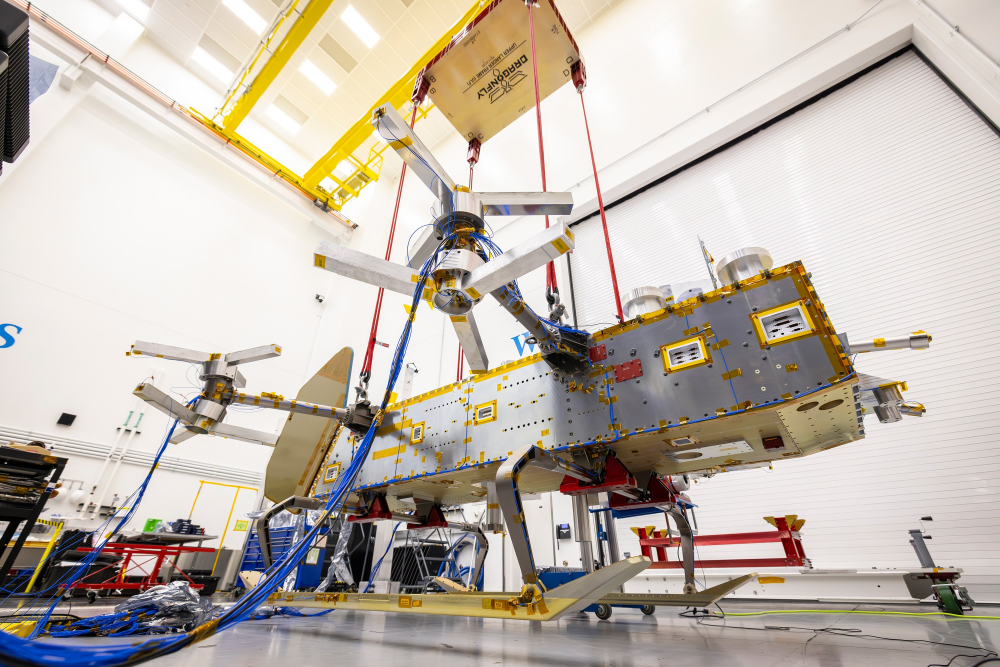
#> input picture research/rotor-heads-2026-10-15/nasa-apl-lander-frame-tap-test-2026-05.jpg, 3000 x 2001 px (shown at 1/3 size)
$ python make-comparison.py
#> lines starting #> are read from the running program, lines starting #| are printed output that depends on the picture
from pathlib import Path
from PIL import Image, ImageDraw, ImageFont, ImageOps

root = Path(__file__).resolve().parents[2]
here = Path(__file__).resolve().parent
font = ImageFont.truetype('C:/Windows/Fonts/arial.ttf', 22)
small = ImageFont.truetype('C:/Windows/Fonts/arial.ttf', 18)
sheet = Image.new('RGB', (1800, 1580), '#e7ecef')
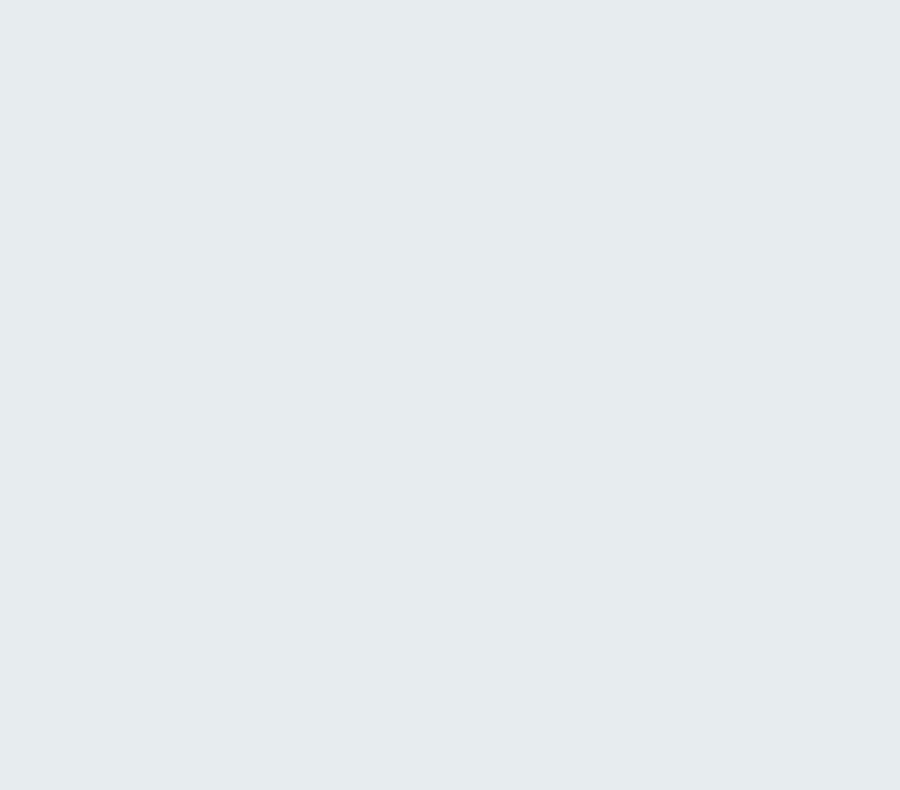
#> sheet: PIL image 1800x1580 RGB (shown at 1/2 size); mean R, G, B 231, 236, 239
draw = ImageDraw.Draw(sheet)
panels = [
    ('REAL: May2026 flight structure', root/'research/rotor-heads-2026-10-15/nasa-apl-lander-frame-tap-test-2026-05.jpg', (930,750,2670,1570), 'NASA / Johns Hopkins APL / Ed Whitman. Real hardware.'),
    ('TECHNICAL CAD: arrangement only', root/'research/sources/ices2023-389-lander-thermal/ices2023-389-p05.jpg', None, 'Coker et al., ICES-2023-389 p5. Not appearance evidence.'),
    ('MODEL: new outer aluminum face', here/'after/model-outer.png', None, 'Published0.254mm faces; outline and detail estimated.'),
    ('MODEL: edge fittings and camera relief', here/'after/model-edge.png', None, '12mm separation estimated. Core cells not reconstructed.'),
    ('APP: layered inspection on desktop', here/'after/assembly-internal-1440.png', None, 'Separate outer/inner/edge targets; original24 numbers retained.'),
    ('APP: phone inspection', here/'after/assembly-internal-390.png', None, 'Existing parts unchanged; layer masks restore installed positions.'),
]
for i, (title, path, crop, caption) in enumerate(panels):
    x, y = (i % 2)*900, (i // 2)*510
    draw.text((x+20,y+16),title,font=font,fill='#17242b')
    im = Image.open(path).convert('RGB')
#> im is the input picture: PIL image 3000x2001 RGB; mean R, G, B 192, 182.8, 172.6
    if crop: im=im.crop(crop)
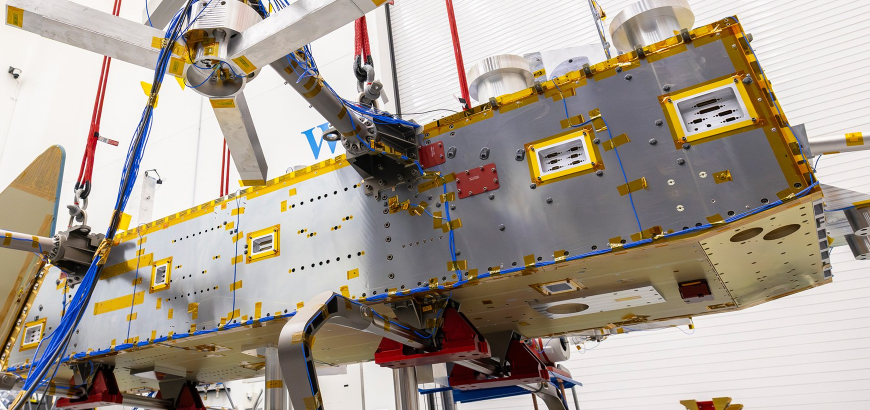
#> im: PIL image 1740x820 RGB (shown at 1/2 size); mean R, G, B 167.7, 157.4, 145.9
    im=ImageOps.contain(im,(860,405))
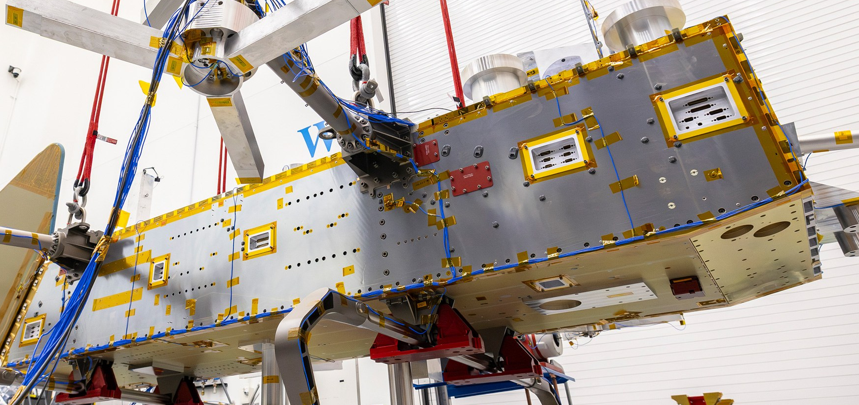
#> im: PIL image 859x405 RGB; mean R, G, B 167.7, 157.4, 145.9
    sheet.paste(im,(x+20+(860-im.width)//2,y+53+(405-im.height)//2))
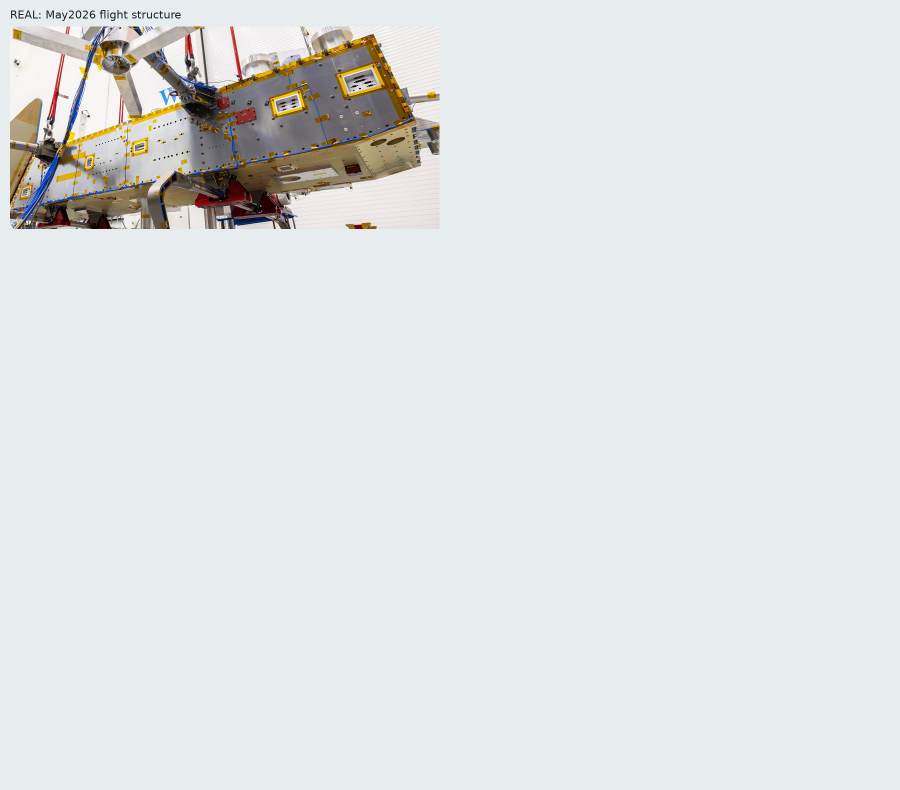
#> sheet: PIL image 1800x1580 RGB (shown at 1/2 size); mean R, G, B 223.1, 226.3, 227.5
#> (the run stopped early here; a loop or call above may not have finished)
